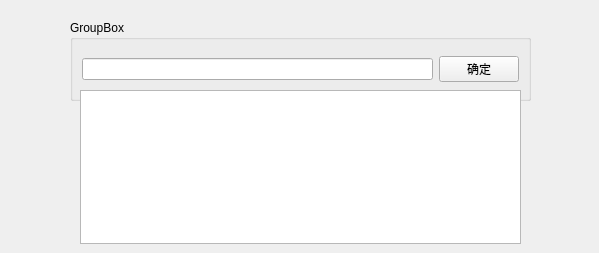
<?xml version="1.0" encoding="UTF-8"?>
<ui version="4.0">
 <class>search</class>
 <widget class="QWidget" name="search">
  <property name="geometry">
   <rect>
    <x>0</x>
    <y>0</y>
    <width>599</width>
    <height>253</height>
   </rect>
  </property>
  <property name="windowTitle">
   <string>Search</string>
  </property>
  <widget class="QGroupBox" name="groupBox">
   <property name="geometry">
    <rect>
     <x>70</x>
     <y>20</y>
     <width>461</width>
     <height>81</height>
    </rect>
   </property>
   <property name="title">
    <string>GroupBox</string>
   </property>
   <layout class="QHBoxLayout" name="horizontalLayout_2">
    <item>
     <widget class="QLineEdit" name="lineEdit"/>
    </item>
    <item>
     <widget class="QPushButton" name="pushButton">
      <property name="text">
       <string>确定</string>
      </property>
     </widget>
    </item>
   </layout>
  </widget>
  <widget class="QTextEdit" name="textEdit">
   <property name="geometry">
    <rect>
     <x>80</x>
     <y>90</y>
     <width>441</width>
     <height>154</height>
    </rect>
   </property>
  </widget>
 </widget>
 <resources/>
 <connections/>
</ui>
